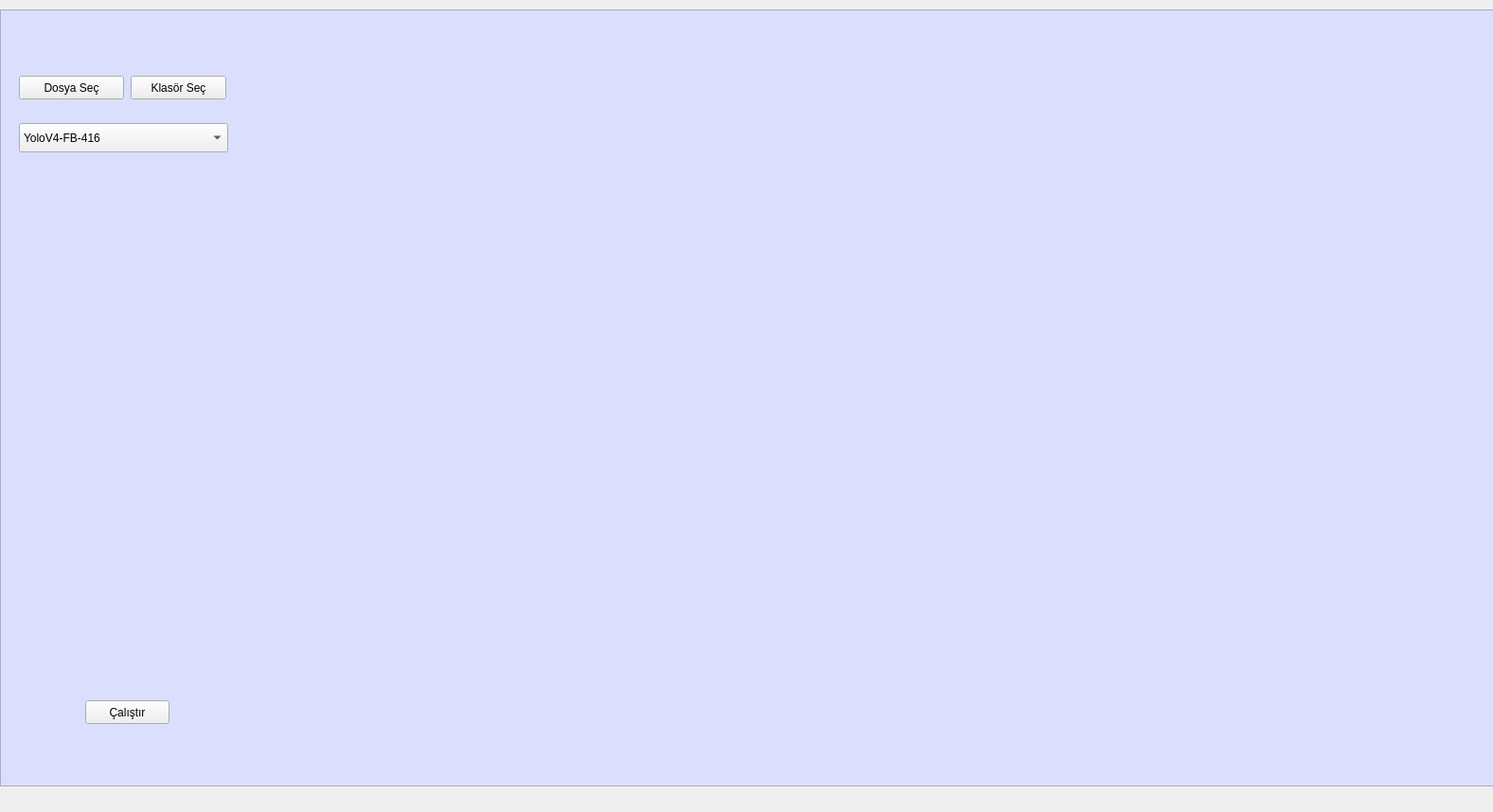
<?xml version="1.0" encoding="UTF-8"?>
<ui version="4.0">
 <class>MainWindow</class>
 <widget class="QMainWindow" name="MainWindow">
  <property name="geometry">
   <rect>
    <x>0</x>
    <y>0</y>
    <width>1577</width>
    <height>858</height>
   </rect>
  </property>
  <property name="windowTitle">
   <string>MainWindow</string>
  </property>
  <widget class="QWidget" name="centralwidget">
   <widget class="QFrame" name="frame">
    <property name="geometry">
     <rect>
      <x>0</x>
      <y>10</y>
      <width>1581</width>
      <height>821</height>
     </rect>
    </property>
    <property name="styleSheet">
     <string notr="true">QFrame{
	
	background-color: rgb(219, 223, 253);
}</string>
    </property>
    <property name="frameShape">
     <enum>QFrame::StyledPanel</enum>
    </property>
    <property name="frameShadow">
     <enum>QFrame::Raised</enum>
    </property>
    <widget class="QWidget" name="widget" native="true">
     <property name="geometry">
      <rect>
       <x>260</x>
       <y>50</y>
       <width>1280</width>
       <height>720</height>
      </rect>
     </property>
    </widget>
    <widget class="QComboBox" name="comboBox">
     <property name="geometry">
      <rect>
       <x>20</x>
       <y>120</y>
       <width>221</width>
       <height>31</height>
      </rect>
     </property>
     <item>
      <property name="text">
       <string>YoloV4-FB-416</string>
      </property>
     </item>
     <item>
      <property name="text">
       <string>YoloV4-CB-416</string>
      </property>
     </item>
     <item>
      <property name="text">
       <string>YoloV4-FB-512</string>
      </property>
     </item>
     <item>
      <property name="text">
       <string>YoloV4-CB-512</string>
      </property>
     </item>
     <item>
      <property name="text">
       <string>YoloV4-FB-640</string>
      </property>
     </item>
     <item>
      <property name="text">
       <string>YoloV4-CB-640</string>
      </property>
     </item>
     <item>
      <property name="text">
       <string>YoloV5-FB-416</string>
      </property>
     </item>
     <item>
      <property name="text">
       <string>YoloV5-CB-416</string>
      </property>
     </item>
     <item>
      <property name="text">
       <string>YoloV5-FB-512</string>
      </property>
     </item>
     <item>
      <property name="text">
       <string>YoloV5-CB-512</string>
      </property>
     </item>
     <item>
      <property name="text">
       <string>YoloV5-FB-640</string>
      </property>
     </item>
     <item>
      <property name="text">
       <string>YoloV5-CB-640</string>
      </property>
     </item>
     <item>
      <property name="text">
       <string>YOLOR-FB-416</string>
      </property>
     </item>
     <item>
      <property name="text">
       <string>YOLOR-CB-416</string>
      </property>
     </item>
     <item>
      <property name="text">
       <string>YOLOR-FB-512</string>
      </property>
     </item>
     <item>
      <property name="text">
       <string>YOLOR-CB-512</string>
      </property>
     </item>
     <item>
      <property name="text">
       <string>YOLOR-FB-640</string>
      </property>
     </item>
     <item>
      <property name="text">
       <string>YOLOR-CB-640</string>
      </property>
     </item>
    </widget>
    <widget class="QPushButton" name="run">
     <property name="geometry">
      <rect>
       <x>90</x>
       <y>730</y>
       <width>89</width>
       <height>25</height>
      </rect>
     </property>
     <property name="text">
      <string>Çalıştır</string>
     </property>
    </widget>
    <widget class="QPushButton" name="dosya_sec">
     <property name="geometry">
      <rect>
       <x>20</x>
       <y>70</y>
       <width>111</width>
       <height>25</height>
      </rect>
     </property>
     <property name="text">
      <string>Dosya Seç</string>
     </property>
    </widget>
    <widget class="QPushButton" name="klasor_sec">
     <property name="geometry">
      <rect>
       <x>138</x>
       <y>70</y>
       <width>101</width>
       <height>25</height>
      </rect>
     </property>
     <property name="text">
      <string>Klasör Seç</string>
     </property>
    </widget>
   </widget>
  </widget>
 </widget>
 <resources/>
 <connections/>
</ui>
